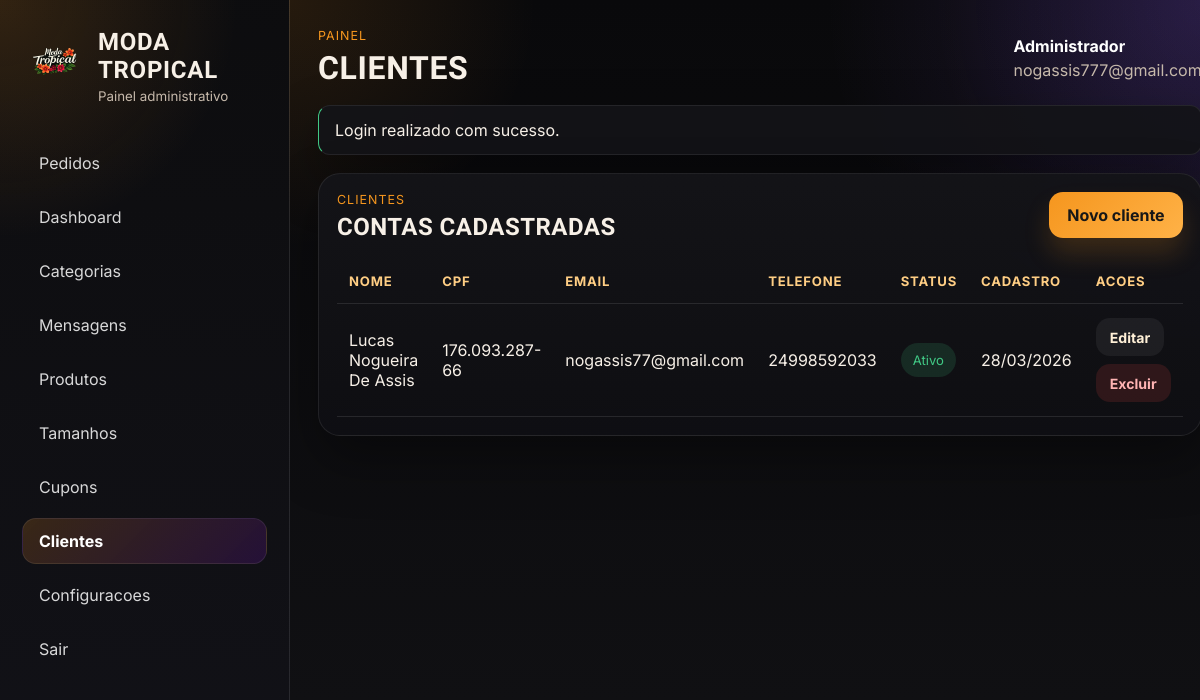
Screenshot of /admin/clientes.php (signed in) with the database file from the repository.
### tables this page shows
CREATE TABLE `configuracoes` (
  `id` int(10) unsigned NOT NULL AUTO_INCREMENT,
  `nome_estabelecimento` varchar(160) NOT NULL,
  `descricao_loja` text DEFAULT NULL,
  `logo` varchar(255) DEFAULT NULL,
  `telefone_whatsapp` varchar(30) DEFAULT NULL,
  `endereco` varchar(255) DEFAULT NULL,
  `horario_funcionamento` varchar(255) DEFAULT NULL,
  `cor_primaria` varchar(20) NOT NULL DEFAULT '#4d137a',
  `cor_secundaria` varchar(20) NOT NULL DEFAULT '#7f56d9',
  `criado_em` timestamp NOT NULL DEFAULT current_timestamp(),
  PRIMARY KEY (`id`)
);

CREATE TABLE `clientes` (
  `id` int(10) unsigned NOT NULL AUTO_INCREMENT,
  `nome` varchar(140) NOT NULL,
  `email` varchar(160) NOT NULL,
  `telefone` varchar(30) DEFAULT NULL,
  `cep` char(8) DEFAULT NULL,
  `endereco` varchar(255) DEFAULT NULL,
  `cpf` char(11) DEFAULT NULL,
  `data_nascimento` date DEFAULT NULL,
  `senha_hash` varchar(255) NOT NULL,
  `email_verificado_em` datetime DEFAULT NULL,
  `ativo` tinyint(1) NOT NULL DEFAULT 1,
  `criado_em` timestamp NOT NULL DEFAULT current_timestamp(),
  PRIMARY KEY (`id`),
  UNIQUE KEY `email` (`email`),
  UNIQUE KEY `uk_clientes_cpf` (`cpf`)
);

### includes/functions.php (called while the page is built, shortened)
<?php
function app_url(string $path = ''): string
{
    $baseUrl = rtrim(APP_URL, '/');
    return ($baseUrl !== '' ? $baseUrl : '') . '/' . ltrim($path, '/');
}
function asset_url(string $path): string
{
    $normalizedPath = ltrim($path, '/');
    $absolutePath = BASE_PATH . '/' . str_replace('/', DIRECTORY_SEPARATOR, $normalizedPath);
    $url = app_url($normalizedPath);
    $version = filemtime($absolutePath);
    return $url . '?v=' . rawurlencode((string) $version);
}
function e(?string $value): string
{
    return htmlspecialchars((string) $value, ENT_QUOTES, 'UTF-8');
}
function pull_flashes(): array
{
    $messages = $_SESSION['flash_messages'] ?? [];
    return $messages;
}
function digits_only(?string $value): string
{
    return preg_replace('/\D+/', '', (string) $value) ?? '';
}
function normalize_cpf(?string $value): string
{
    return digits_only($value);
}
function format_cpf(?string $value): string
{
    $cpf = normalize_cpf($value);
    return substr($cpf, 0, 3) . '.'
        . substr($cpf, 3, 3) . '.'
        . substr($cpf, 6, 3) . '-'
        . substr($cpf, 9, 2);
}
function fetch_store_settings(): array
{
    $statement = db()->query('SELECT * FROM configuracoes ORDER BY id ASC LIMIT 1');
    $settings = $statement->fetch() ?: [
        'nome_estabelecimento' => 'Sua Loja',
        'descricao_loja' => 'Atualize as configuracoes da loja no painel administrativo.',
        'logo' => '',
        'telefone_whatsapp' => '',
        'endereco' => '',
        'horario_funcionamento' => '',
        'cor_primaria' => '#D97A6C',
        'cor_secundaria' => '#97B39B',
    ];
    return $settings;
}
function admin_nav_active(string $currentPage, string $expectedPage): string
{
    return $currentPage === $expectedPage ? 'is-active' : '';
}

### config/database.php (called while the page is built, shortened)
<?php
function db(): PDO
{
    static $pdo = null;
    if ($pdo instanceof PDO) {
        return $pdo;
    }
    $dsn = sprintf(
        'mysql:host=%s;port=%s;dbname=%s;charset=%s',
        DB_HOST,
        DB_PORT,
        DB_NAME,
        DB_CHARSET
    );
    $options = [
        PDO::ATTR_ERRMODE => PDO::ERRMODE_EXCEPTION,
        PDO::ATTR_DEFAULT_FETCH_MODE => PDO::FETCH_ASSOC,
        PDO::ATTR_EMULATE_PREPARES => false,
    ];
    try {
        $pdo = new PDO($dsn, DB_USER, DB_PASS, $options);
    } catch (PDOException $exception) {
        http_response_code(500);
        exit('Falha ao conectar ao banco de dados. Verifique o arquivo config/database.php e a importacao do SQL.');
    }
    return $pdo;
}

### includes/auth.php (called while the page is built, shortened)
<?php
function is_admin_logged_in(): bool
{
    return !empty($_SESSION['admin_id']);
}
function current_admin(): ?array
{
    static $admin = null;
    if ($admin !== null) {
        return $admin;
    }
    $statement = db()->prepare('SELECT id, nome, email, criado_em FROM admins WHERE id = :id LIMIT 1');
    $statement->execute(['id' => (int) $_SESSION['admin_id']]);
    $admin = $statement->fetch() ?: null;
    return $admin;
}
function require_admin_auth(): void
{
    if (current_admin() === null) {
        logout_admin();
        set_flash('error', 'Faca login para acessar o painel.');
        redirect('admin/login.php');
    }
}

### admin/clientes.php (the view, shortened to what this page needs)
<?php
require_admin_auth();
$currentAdminPage = 'clientes';
$pageTitle = 'Clientes';
$customers = db()->query(
    'SELECT id, nome, email, telefone, cpf, ativo, criado_em
     FROM clientes
     ORDER BY criado_em DESC, nome ASC'
)->fetchAll();
require BASE_PATH . '/includes/admin_header.php';
?>
<section class="panel-card panel-card--customers">
    <div class="panel-card__header">
        <div>
            <p class="panel-card__eyebrow">clientes</p>
            <h2>Contas cadastradas</h2>
        </div>
        <a class="button button--primary" href="<?= e(app_url('admin/cliente_form.php')); ?>">Novo cliente</a>
    </div>
    <div class="table-wrap">
        <table class="admin-table">
            <thead>
                <tr>
                    <th>Nome</th>
                    <th>CPF</th>
                    <th>Email</th>
                    <th>Telefone</th>
                    <th>Status</th>
                    <th>Cadastro</th>
                    <th>Acoes</th>
                </tr>
            </thead>
            <tbody>
                <?php foreach ($customers as $customer): ?>
                    <tr>
                        <td><?= e($customer['nome']); ?></td>
                        <td><?= e(format_cpf($customer['cpf'] ?? '')); ?></td>
                        <td><?= e($customer['email']); ?></td>
                        <td><?= e($customer['telefone'] ?? ''); ?></td>
                        <td>
                            <span class="status-pill <?= (int) $customer['ativo'] === 1 ? 'status-pill--success' : 'status-pill--neutral'; ?>">
                                <?= (int) $customer['ativo'] === 1 ? 'Ativo' : 'Inativo'; ?>
                            </span>
                        </td>
                        <td><?= e(date('d/m/Y', strtotime((string) $customer['criado_em']))); ?></td>
                        <td>
                            <div class="table-actions">
                                <a class="button button--ghost button--small" href="<?= e(app_url('admin/cliente_form.php?id=' . $customer['id'])); ?>">Editar</a>
                                <form method="post" onsubmit="return confirm('Excluir esta conta de cliente?');">
                                    <button class="button button--danger button--small" type="submit">Excluir</button>
                                </form>
                            </div>
                        </td>
                    </tr>
                <?php endforeach; ?>
            </tbody>
        </table>
    </div>
</section>
<?php require BASE_PATH . '/includes/admin_footer.php'; ?>

### includes/admin_header.php (shortened to what this page needs)
<?php
$storeSettings = fetch_store_settings();
$pageTitle = $pageTitle ?? 'Painel Administrativo';
$currentAdminPage = $currentAdminPage ?? '';
$admin = current_admin();
$flashes = pull_flashes();
?>
<!DOCTYPE html>
<html lang="pt-BR">
<head>
    <link rel="stylesheet" href="<?= e(asset_url('assets/css/admin.css')); ?>">
</head>
<body class="admin-body">
    <div class="admin-shell">
        <aside class="admin-sidebar" id="admin-sidebar" data-admin-sidebar>
            <div class="admin-sidebar__header">
                <a class="admin-brand admin-brand--sidebar" href="<?= e(app_url('admin/index.php')); ?>">
                    <?php if (!empty($storeSettings['logo'])): ?>
                        <span class="admin-brand__logo">
                            <img src="<?= e(app_url($storeSettings['logo'])); ?>" alt="Logo da loja">
                        </span>
                    <?php else: ?>
                        <span class="admin-brand__badge">CD</span>
                    <?php endif; ?>
                    <div>
                        <strong><?= e($storeSettings['nome_estabelecimento'] ?? 'Sua Loja'); ?></strong>
                        <small>Painel administrativo</small>
                    </div>
                </a>
            </div>
            <nav class="admin-nav">
                <a data-admin-nav-link class="<?= e(admin_nav_active($currentAdminPage, 'pedidos')); ?>" href="<?= e(app_url('admin/pedidos.php')); ?>">Pedidos</a>
                <a data-admin-nav-link class="<?= e(admin_nav_active($currentAdminPage, 'dashboard')); ?>" href="<?= e(app_url('admin/index.php')); ?>">Dashboard</a>
                <a data-admin-nav-link class="<?= e(admin_nav_active($currentAdminPage, 'categorias')); ?>" href="<?= e(app_url('admin/categorias.php')); ?>">Categorias</a>
                <a data-admin-nav-link class="<?= e(admin_nav_active($currentAdminPage, 'mensagens')); ?>" href="<?= e(app_url('admin/mensagens.php')); ?>">Mensagens</a>
                <a data-admin-nav-link class="<?= e(admin_nav_active($currentAdminPage, 'produtos')); ?>" href="<?= e(app_url('admin/produtos.php')); ?>">Produtos</a>
                <a data-admin-nav-link class="<?= e(admin_nav_active($currentAdminPage, 'sabores')); ?>" href="<?= e(app_url('admin/tamanhos.php')); ?>">Tamanhos</a>
                <a data-admin-nav-link class="<?= e(admin_nav_active($currentAdminPage, 'cupons')); ?>" href="<?= e(app_url('admin/cupons.php')); ?>">Cupons</a>
                <a data-admin-nav-link class="<?= e(admin_nav_active($currentAdminPage, 'clientes')); ?>" href="<?= e(app_url('admin/clientes.php')); ?>">Clientes</a>
                <a data-admin-nav-link class="<?= e(admin_nav_active($currentAdminPage, 'configuracoes')); ?>" href="<?= e(app_url('admin/configuracoes.php')); ?>">Configuracoes</a>
                <a data-admin-nav-link href="<?= e(app_url('admin/logout.php')); ?>">Sair</a>
            </nav>
        </aside>
        <main class="admin-main">
            <header class="admin-topbar">
                <div>
                    <p class="admin-topbar__eyebrow">Painel</p>
                    <h1><?= e($pageTitle); ?></h1>
                </div>
                <div class="admin-user">
                    <strong><?= e($admin['nome'] ?? 'Administrador'); ?></strong>
                    <span><?= e($admin['email'] ?? ''); ?></span>
                </div>
            </header>
            <?php if ($flashes): ?>
                <div class="flash-stack flash-stack--admin">
                    <?php foreach ($flashes as $flash): ?>
                        <div class="flash flash--<?= e($flash['type']); ?>"><?= e($flash['message']); ?></div>
                    <?php endforeach; ?>
                </div>
            <?php endif; ?>

### rows the page displays
configuracoes: logo (picture), nome_estabelecimento "MODA TROPICAL"
clientes: nome "Lucas Nogueira De Assis", cpf "176.093.287-66", email "nogassis77@gmail.com", telefone "24998592033", ativo "Ativo", criado_em "28/03/2026"

### other values shown
$pageTitle "CLIENTES"
$admin['nome'] "Administrador"
$flash['message'] "Login realizado com sucesso."
